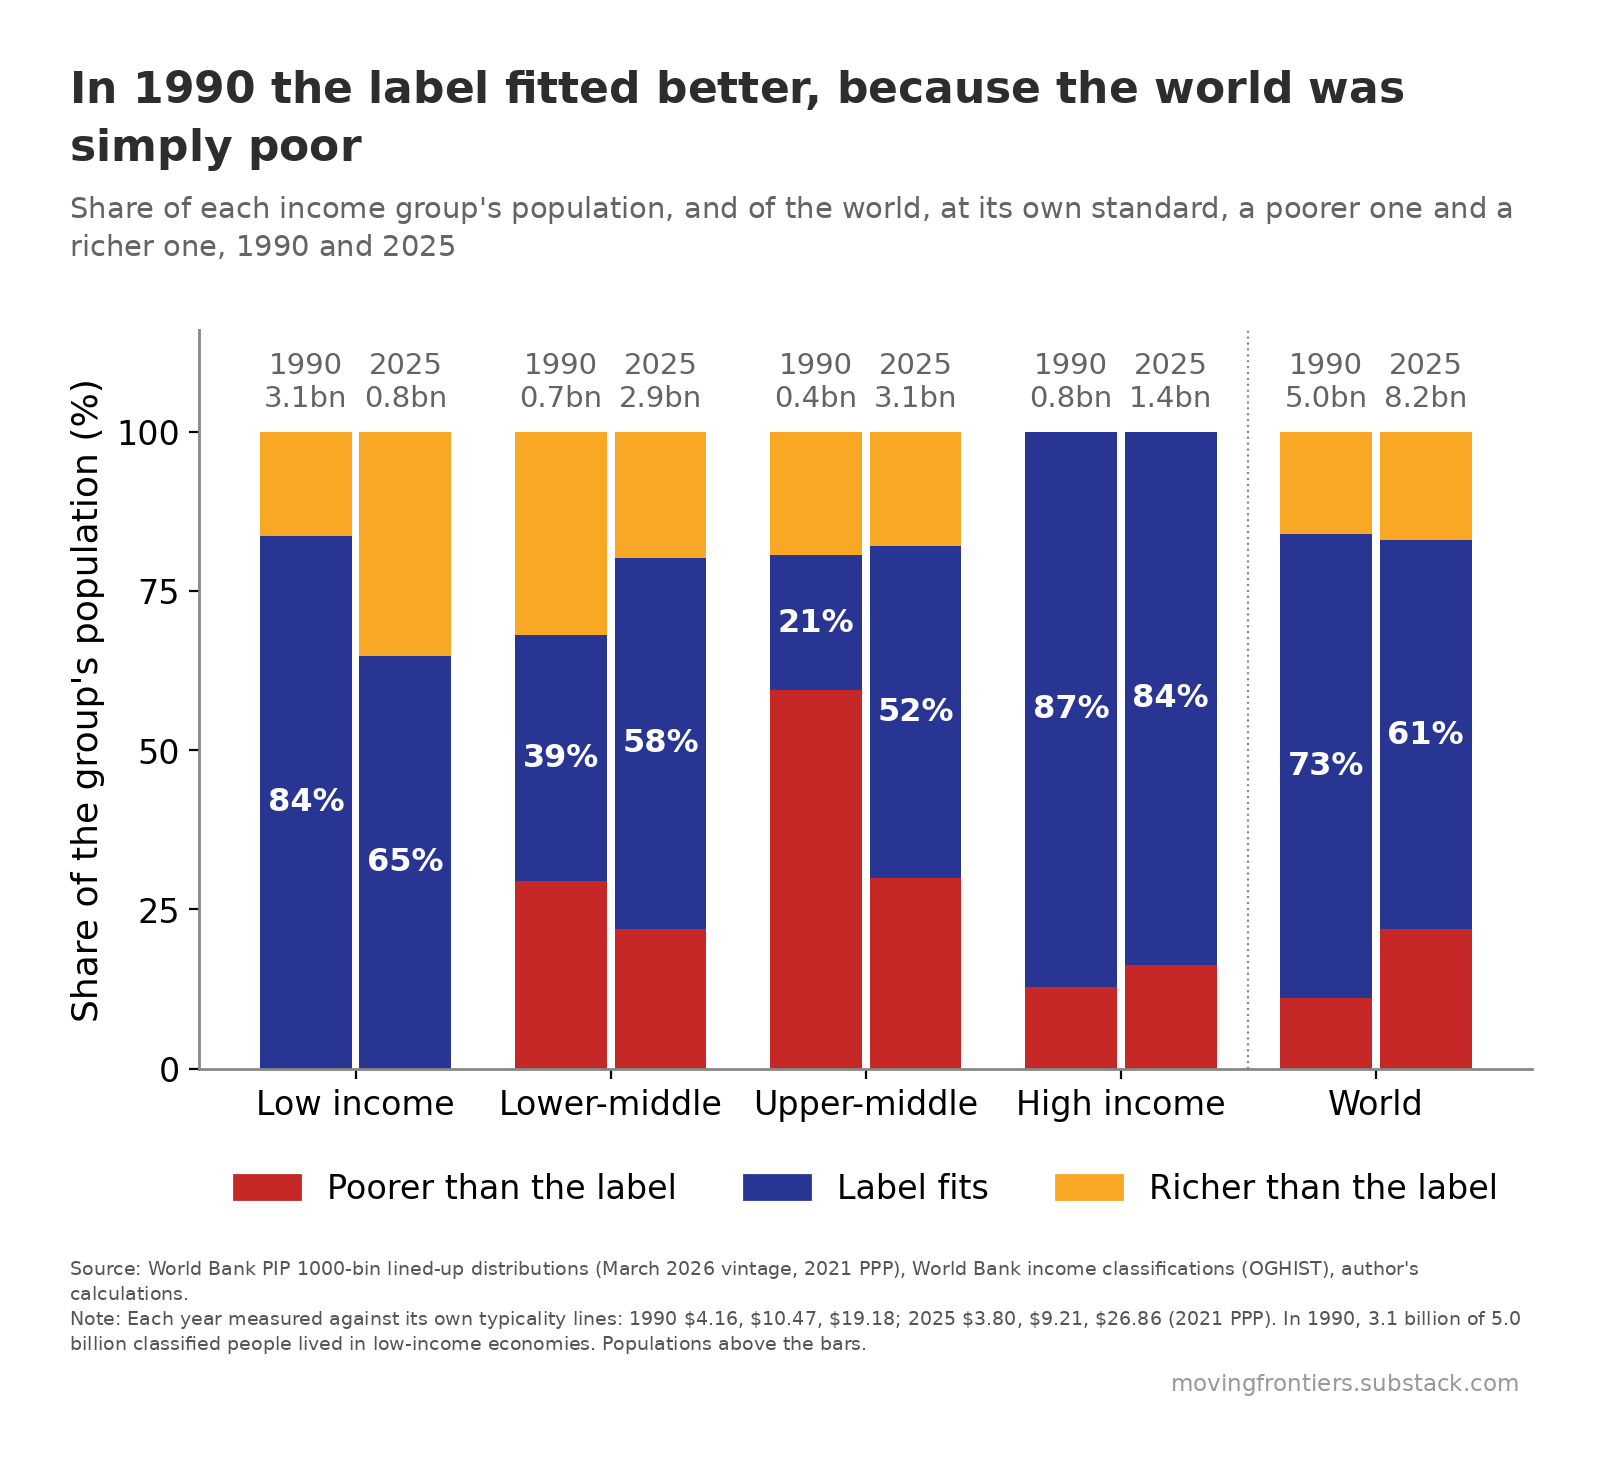

Recreate this plot in Python.
"""chart-5-comparison-1990-2025.py - Moving Frontiers, Belindia post. Self-sufficient: house style and data embedded.
Data frozen 12 Sep 2026 from World Bank PIP 1000-bin distributions (March 2026 vintage) and OGHIST (July 2026);
2026 = nowcast with China high income. Run: python3 chart-5-comparison-1990-2025.py  ->  chart-5-comparison-1990-2025.png (and chart-5-comparison-1990-2025.csv is the same data).
Method: typicality lines = crossings of the four class curves of daily welfare (see belindia_typicality.xlsx)."""
import matplotlib; matplotlib.use("Agg")
import matplotlib.pyplot as plt, numpy as np, sys, types

# ---------------------------------------------------------------- house style (moving_frontiers_style.py, verbatim)
_mf = types.ModuleType("moving_frontiers_style"); sys.modules["moving_frontiers_style"] = _mf
exec(compile('"""\nmoving_frontiers_style.py - Moving Frontiers house style.\n\nDraw the plot in matplotlib, save it, then call compose(). The title, subtitle,\ncaption and watermark are laid out in PIL, where every gap is measured ink to ink\nrather than through matplotlib text boxes, which carry the font\'s full ascent and\ndescent whether or not the string has ascenders or descenders.\n\n    import moving_frontiers_style as mf\n    mf.rc()\n    fig, ax = plt.subplots(figsize=(8, 5.6), dpi=mf.DPI)\n    ...plot in mf.palette(2)...\n    fig.savefig("plot.png", dpi=mf.DPI, facecolor="white", bbox_inches="tight")\n    mf.compose("plot.png", "chart.png", TITLE, SUBTITLE, SOURCE, NOTE)\n\n"""\n\nimport os\nimport numpy as np\nimport matplotlib\nfrom PIL import Image, ImageDraw, ImageFont\n\nDPI = 200\n\n# ---- colours: the main elements, by how many series the chart has ----\nRED, GOLD, GREEN, BLUE = "#C62828", "#F9A825", "#00897B", "#283593"\nPALETTE = {1: [BLUE],\n           2: [RED, BLUE],\n           3: [RED, BLUE, GOLD],\n           4: [RED, GOLD, GREEN, BLUE]}\nGREY = "#888888"          # axes, rules, de-emphasised marks\n\n\ndef palette(n):\n    assert n in PALETTE, "the house palette covers one to four series"\n    return PALETTE[n]\n\n\n# ---- spacing, in pixels at 200 dpi, every gap ink to ink ----\nGAP_TITLE_SUB = 25        # subtitle below the title\nGAP_SUB_PLOT  = 70        # plot below the subtitle\nGAP_PLOT_CAP  = 60        # caption below the plot\nGAP_CAP_MARK  = 20        # watermark below the last caption line\nMARK_RIGHT    = 15        # watermark right edge, inside the content right edge\nBORDER        = 70        # empty space around the whole canvas\n\n# Canvas width is allowed to differ from chart to chart: each canvas is just the plot\n# plus the border. Pass content_w=<px> to compose() to pad a narrow plot out to a\n# common width instead, which is optional.\nCONTENT_W     = None\n\n# Type is fixed, not scaled to the chart. Sizing the title from the plot width made\n# it depend on how much white space matplotlib happened to leave, so a narrow chart\n# got a smaller title than a wide one in the same pack.\n# TYPE SCALES WITH THE CANVAS, so that a chart shown at a fixed display width, a\n# phone column say, always shows the same apparent type whatever its own pixel width.\n# The point sizes below are the sizes at REF_W; a canvas half again as wide gets type\n# half again as large, and the two look identical once both are scaled to the column.\n# Sizing type from the plot width, as an earlier version did, is not the same thing and\n# was a bug: it made the title depend on how much white space matplotlib happened to\n# leave around the axes rather than on how large the image is.\nREF_W      = 1980         # reference canvas width the point sizes below refer to\nTITLE_PT   = 19.44        # title, 54px at REF_W\nSUB_FRAC   = 0.68         # subtitle as a share of the title\nCAP_PT     = 8.5          # caption, 24px at REF_W\nMARK_MULT  = 1.2          # watermark as a share of the caption\nLEADING    = 1.32\n\n# Type inside the plot. Set once here and applied by rc(), so every chart in a pack\n# carries the same tick labels, axis titles and annotations. A build script that\n# passes its own fontsize= breaks that, so use these constants instead.\nAXIS_PT    = 13           # axis titles\nTICK_PT    = 12           # tick labels, both axes\nLEGEND_PT  = 12           # legend entries\nLABEL_PT   = 11.5         # in-plot labels and data values\nEMPH_PT    = 15           # emphasised data values, bold\n\nINK        = "#2D2D2D"    # title\nSUB_INK    = "#646464"    # subtitle\nCAP_INK    = "#555555"    # caption\nMARK_INK   = "#999999"    # watermark\nMARK_TEXT  = "movingfrontiers.substack.com"\nCREDIT     = ""\n\n\ndef rc():\n    """Matplotlib defaults for the plot itself."""\n    matplotlib.pyplot.rcParams.update({\n        "font.family": "DejaVu Sans", "font.size": AXIS_PT,\n        "axes.labelsize": AXIS_PT, "xtick.labelsize": TICK_PT,\n        "ytick.labelsize": TICK_PT, "legend.fontsize": LEGEND_PT,\n        "axes.edgecolor": GREY, "axes.linewidth": 1.0,\n        "figure.facecolor": "white", "axes.facecolor": "white"})\n\n\ndef style_ax(ax):\n    ax.spines["top"].set_visible(False)\n    ax.spines["right"].set_visible(False)\n\n\ndef _font(px, bold=False):\n    name = "DejaVuSans-Bold.ttf" if bold else "DejaVuSans.ttf"\n    for p in (os.path.join(matplotlib.get_data_path(), "fonts", "ttf", name),\n              "/usr/share/fonts/truetype/dejavu/" + name):\n        if os.path.exists(p):\n            return ImageFont.truetype(p, px)\n    raise FileNotFoundError(name)\n\n\ndef _ink(font, s):\n    """Ink top and bottom of a string relative to its baseline."""\n    b = font.getbbox(s, anchor="ls")\n    return b[1], b[3]\n\n\ndef _wrap(font, paragraphs, width):\n    """Greedy wrap. Also returns, for each line, which paragraph it came from, so a\n    line that ends because its paragraph ended can be told apart from one that ends\n    because the next word would not fit."""\n    lines, owner = [], []\n    for p, text in enumerate(paragraphs):\n        cur = ""\n        for w in text.split():\n            t = (cur + " " + w).strip()\n            if not cur or font.getlength(t) <= width:\n                cur = t\n            else:\n                lines.append(cur); owner.append(p); cur = w\n        if cur:\n            lines.append(cur); owner.append(p)\n    return lines, owner\n\n\ndef _crop(img):\n    g = np.array(img.convert("L"))\n    r = np.where((g < 250).any(1))[0]\n    c = np.where((g < 250).any(0))[0]\n    return img.crop((c.min(), r.min(), c.max() + 1, r.max() + 1))\n\n\ndef compose(plot_png, out_png, title, subtitle, source, note=None, credit=CREDIT,\n            content_w=CONTENT_W):\n    """Title band above the plot, caption and watermark below, BORDER px all around."""\n    plot = _crop(Image.open(plot_png).convert("RGB"))\n    PW, H = plot.size\n    W = max(PW, content_w or 0)          # the target is a floor, never a ceiling\n\n    k = (W + 2 * BORDER) / REF_W         # type scales with the canvas, not the plot\n    title_px = round(TITLE_PT * DPI / 72 * k)\n    cap_px   = round(CAP_PT * DPI / 72 * k)\n    f_title = _font(title_px, bold=True)\n    f_sub   = _font(int(title_px * SUB_FRAC))\n    f_cap   = _font(cap_px)\n    f_mark  = _font(round(cap_px * MARK_MULT))\n\n    tl, _ = _wrap(f_title, [title], W)\n    sl, _ = _wrap(f_sub, [subtitle], W)\n    paras = ["Source: " + source + (" " + credit if credit else "")]\n    if note:\n        paras.append("Note: " + note)\n    cl, owner = _wrap(f_cap, paras, W)\n    for i in range(len(cl) - 1):                       # lines must be maximally full\n        if owner[i + 1] == owner[i]:\n            nxt = cl[i + 1].split()[0]\n            assert f_cap.getlength(cl[i] + " " + nxt) > W, \\\n                f"caption line {i} is not filled to the full width"\n\n    tlh = int(f_title.size * LEADING)\n    slh = int(f_sub.size * LEADING)\n    clh = int(f_cap.size * LEADING)\n\n    # walk down the page, each gap measured from the ink above it\n    y, place = 0, []\n    for i, s in enumerate(tl):\n        base = y - _ink(f_title, s)[0] if i == 0 else place[-1][0] + tlh\n        place.append((base, s, f_title, INK, "left"))\n    y = place[-1][0] + _ink(f_title, tl[-1])[1]\n    for i, s in enumerate(sl):\n        base = (y + GAP_TITLE_SUB - _ink(f_sub, s)[0]) if i == 0 else place[-1][0] + slh\n        place.append((base, s, f_sub, SUB_INK, "left"))\n    y = place[-1][0] + _ink(f_sub, sl[-1])[1]\n\n    plot_y = y + GAP_SUB_PLOT\n    y = plot_y + H\n\n    for i, s in enumerate(cl):\n        base = (y + GAP_PLOT_CAP - _ink(f_cap, s)[0]) if i == 0 else place[-1][0] + clh\n        place.append((base, s, f_cap, CAP_INK, "left"))\n    y = place[-1][0] + _ink(f_cap, cl[-1])[1]\n    place.append((y + GAP_CAP_MARK - _ink(f_mark, MARK_TEXT)[0],\n                  MARK_TEXT, f_mark, MARK_INK, "right"))\n    y = place[-1][0] + _ink(f_mark, MARK_TEXT)[1]\n\n    canvas = Image.new("RGB", (W + 2 * BORDER, y + 2 * BORDER), "white")\n    canvas.paste(plot, (BORDER, plot_y + BORDER))     # left, with the title and caption\n    d = ImageDraw.Draw(canvas)\n    for base, s, f, col, align in place:\n        x = BORDER + (W - MARK_RIGHT - f.getlength(s) if align == "right" else 0)\n        d.text((x, base + BORDER), s, font=f, fill=col, anchor="ls")\n    canvas.save(out_png)\n    verify(out_png)\n    return out_png\n\n\ndef verify(png):\n    """Blank pixel rows between each block, and the border, must match the constants."""\n    a = np.array(Image.open(png).convert("L"))\n    Hh, Ww = a.shape\n    ink = a < 250\n    rows = np.where(ink.any(1))[0]\n    cols = np.where(ink.any(0))[0]\n    bands, start, prev = [], rows[0], rows[0]\n    for r in rows[1:]:\n        if r - prev > 3:\n            bands.append((start, prev)); start = r\n        prev = r\n    bands.append((start, prev))\n    gaps = [bands[i + 1][0] - bands[i][1] - 1 for i in range(len(bands) - 1)]\n    assert GAP_SUB_PLOT in gaps, f"no {GAP_SUB_PLOT}px gap below the subtitle"\n    assert GAP_PLOT_CAP in gaps, f"no {GAP_PLOT_CAP}px gap above the caption"\n    assert gaps[-1] == GAP_CAP_MARK, \\\n        f"gap above the watermark is {gaps[-1]}px, expected {GAP_CAP_MARK}"\n    assert (rows[0], Hh - 1 - rows[-1], cols[0]) == (BORDER, BORDER, BORDER), \\\n        f"top, bottom and left borders are {(rows[0], Hh - 1 - rows[-1], cols[0])}, " \\\n        f"expected {BORDER}"\n    assert Ww - 1 - cols[-1] >= BORDER, \\\n        f"right border is {Ww - 1 - cols[-1]}, expected at least {BORDER}"\n    wm_cols = np.where(ink[bands[-1][0]:bands[-1][1] + 1, :].any(0))[0]\n    assert Ww - 1 - wm_cols.max() >= BORDER + MARK_RIGHT - 3, "watermark right margin is wrong"\n    return gaps\n', "moving_frontiers_style.py", "exec"), _mf.__dict__)
mf = _mf

# ---------------------------------------------------------------- data
DATA = {'year': [1990, 1990, 1990, 1990, 1990, 2025, 2025, 2025, 2025, 2025], 'group': ['L', 'LM', 'UM', 'H', 'World', 'L', 'LM', 'UM', 'H', 'World'], 'poorer': [0.0, 0.29456822295549145, 0.5944727175285475, 0.12797184210946305, 0.1102863003641108, 0.0, 0.21866869115808457, 0.29898369931295166, 0.1623905877293995, 0.2186107775484793], 'matches': [0.8360309435342326, 0.38628730835194347, 0.21106667004924995, 0.872028157890537, 0.7292430088796976, 0.6481032848403578, 0.5836035656424147, 0.5219698749290301, 0.8376094122706004, 0.6104225980575815], 'richer': [0.16396905646576748, 0.319144468692565, 0.19446061242220258, 0.0, 0.16047069075619158, 0.3518967151596422, 0.1977277431995007, 0.17904642575801827, 0.0, 0.17096662439393923], 'pop': [3060.882690101862, 671.4361455067992, 411.774201689288, 817.8662978000939, 4961.959335098043, 767.4901599884033, 2946.3684966266155, 3077.902253531851, 1418.867696418427, 8210.628606565297]}

TITLE = 'In 1990 the label fitted better, because the world was simply poor'
SUBTITLE = "Share of each income group's population, and of the world, at its own standard, a poorer one and a richer one, 1990 and 2025"
SOURCE = "World Bank PIP 1000-bin lined-up distributions (March 2026 vintage, 2021 PPP), World Bank income classifications (OGHIST), author's calculations."
NOTE = 'Each year measured against its own typicality lines: 1990 $4.16, $10.47, $19.18; 2025 $3.80, $9.21, $26.86 (2021 PPP). In 1990, 3.1 billion of 5.0 billion classified people lived in low-income economies. Populations above the bars.'

def build():
    mf.rc()
    fig, ax = plt.subplots(figsize=(8.6, 4.8), dpi=mf.DPI)
    mf.style_ax(ax)

    lab = ["Low income", "Lower-middle", "Upper-middle", "High income", "World"]; years = [1990, 2025]
    x = np.arange(5); n = 2; w = 0.36
    for k, yr in enumerate(years):
        off = (k - 0.5) * (w + 0.03)
        idx = [i for i, (y_, g_) in enumerate(zip(DATA["year"], DATA["group"])) if y_ == yr]
        p = np.array([DATA["poorer"][i] for i in idx]) * 100; m = np.array([DATA["matches"][i] for i in idx]) * 100; r = np.array([DATA["richer"][i] for i in idx]) * 100
        pop = [DATA["pop"][i] for i in idx]
        ax.bar(x + off, p, w, color=mf.RED); ax.bar(x + off, m, w, bottom=p, color=mf.BLUE); ax.bar(x + off, r, w, bottom=p + m, color=mf.GOLD)
        for i in range(5):
            ax.text(x[i] + off, p[i] + m[i] / 2, f"{m[i]:.0f}%", ha="center", va="center", color="white", fontsize=mf.LABEL_PT, fontweight="bold")
            ax.text(x[i] + off, 103, f"{yr}\n{pop[i]/1000:.1f}bn", ha="center", va="bottom", fontsize=mf.LABEL_PT - 1, color=mf.SUB_INK)
    ax.axvline(3.5, color=mf.GREY, lw=0.8, ls=":")
    ax.set_xticks(x); ax.set_xticklabels(lab); ax.set_ylim(0, 116); ax.set_yticks([0, 25, 50, 75, 100]); ax.set_ylabel("Share of the group's population (%)")
    from matplotlib.patches import Patch
    ax.legend(handles=[Patch(color=mf.RED, label="Poorer than the label"), Patch(color=mf.BLUE, label="Label fits"), Patch(color=mf.GOLD, label="Richer than the label")], loc="upper center", bbox_to_anchor=(0.5, -0.1), ncol=3, frameon=False)

    fig.savefig("chart-5-comparison-1990-2025-plot.png", dpi=mf.DPI, facecolor="white", bbox_inches="tight")
    plt.close(fig)
    mf.compose("chart-5-comparison-1990-2025-plot.png", "chart-5-comparison-1990-2025.png", TITLE, SUBTITLE, SOURCE, NOTE)
    import os; os.remove("chart-5-comparison-1990-2025-plot.png")
    print("wrote chart-5-comparison-1990-2025.png")

if __name__ == "__main__":
    build()
